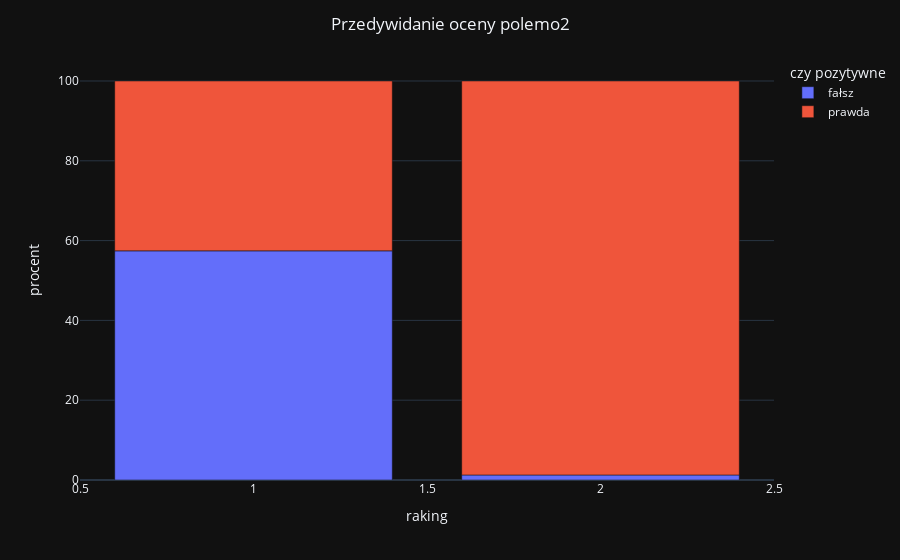

Here is the notebook cell this chart was saved with:
### Code cell
predict_polemo2_df['is_positive'] = predict_polemo2_df['positive'] > 0.5

data_to_plot = predict_polemo2_df.groupby(["target",'is_positive']).count().reset_index()
# fig.show()
data_to_plot['percent'] =  100 * data_to_plot['text'] / [ sum(predict_polemo2_df['target'] == int(i/2)) for i in range(2,6)]
fig = px.bar(data_to_plot, x="target",y='percent', color='is_positive',)
fig.update_layout(title_x=0.5, autosize=True,
                      title_text="Przedywidanie oceny polemo2",
                  legend_title ='czy pozytywne'
                      )
fig.data[0].name = 'fałsz'
fig.data[1].name = 'prawda'
fig.update_xaxes(title_text = 'raking')
fig.update_yaxes(title_text = 'procent')
fig.show()

### Figure 1 — Plotly figure (JSON) as saved in the notebook; plotly's stock layout.template omitted (floating-point values rounded to 4 significant figures)
{"data": [{"alignmentgroup": "True", "hovertemplate": "is_positive=False<br>target=%{x}<br>percent=%{y}<extra></extra>", "legendgroup": "False", "marker": {"color": "#636efa", "pattern": {"shape": ""}}, "name": "fałsz", "offsetgroup": "False", "orientation": "v", "showlegend": true, "textposition": "auto", "x": [1, 2], "xaxis": "x", "y": [57.43, 1.261], "yaxis": "y", "type": "bar"}, {"alignmentgroup": "True", "hovertemplate": "is_positive=True<br>target=%{x}<br>percent=%{y}<extra></extra>", "legendgroup": "True", "marker": {"color": "#EF553B", "pattern": {"shape": ""}}, "name": "prawda", "offsetgroup": "True", "orientation": "v", "showlegend": true, "textposition": "auto", "x": [1, 2], "xaxis": "x", "y": [42.57, 98.74], "yaxis": "y", "type": "bar"}], "layout": {"xaxis": {"anchor": "y", "domain": [0.0, 1.0], "title": {"text": "raking"}}, "yaxis": {"anchor": "x", "domain": [0.0, 1.0], "title": {"text": "procent"}}, "legend": {"title": {"text": "czy pozytywne"}, "tracegroupgap": 0}, "margin": {"t": 60}, "barmode": "relative", "title": {"x": 0.5, "text": "Przedywidanie oceny polemo2"}, "autosize": true}}
